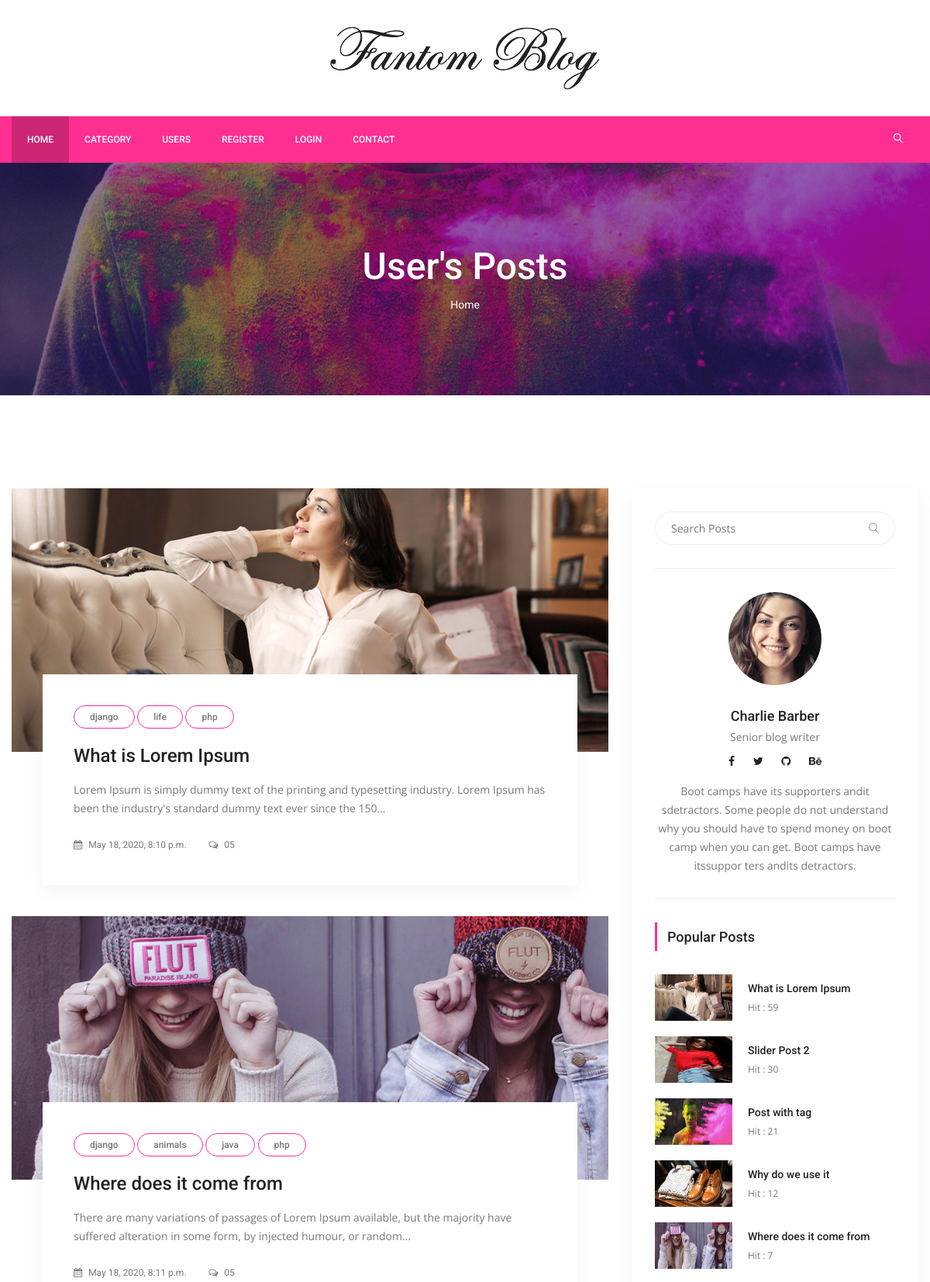
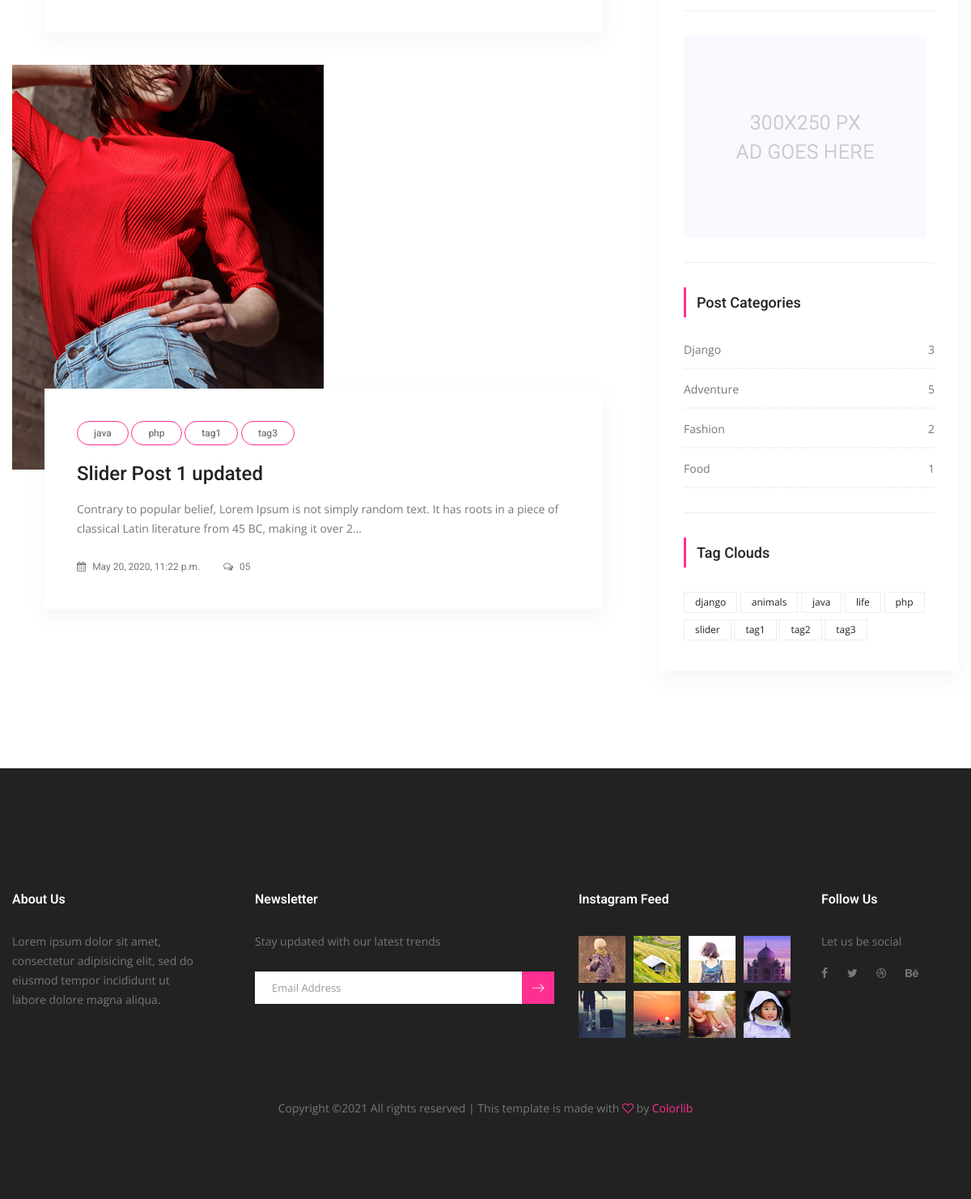
Screenshot of /users/3/ with the database file from the repository (2 pictures, top to bottom).
### posts/models.py (models this page shows, shortened)
class Post(models.Model):
    title = models.CharField(max_length=150)
    content = models.TextField()
    publishing_date = models.DateTimeField(auto_now_add=True)
    image = models.ImageField(blank=True,null=True,upload_to='uploads/')
    user = models.ForeignKey(settings.AUTH_USER_MODEL,on_delete=models.CASCADE)
    slug = models.SlugField(default="slug",editable=False)
    category = models.ForeignKey(Category,on_delete=models.CASCADE,default=1,related_name="posts")
    tag = models.ManyToManyField(Tag,related_name="posts",blank=True)
    slider_post = models.BooleanField(default=False)
    hit = models.PositiveIntegerField(default=0)

class Tag(models.Model):
    title = models.CharField(max_length=50)
    slug = models.SlugField(editable=False)
    def __str__(self):
        return self.title

class Category(models.Model):
    title = models.CharField(max_length=150)
    slug = models.SlugField(editable=False)
    def post_count(self):
        return self.posts.all().count()

### users/views.py (the view)
# urls.py: path('<int:pk>/',UserPostView.as_view(),name="user_posts"),
class UserPostView(ListView):
    template_name = 'users/user-post.html'
    model = Post
    context_object_name = 'posts'
    paginate_by = 5
    def get_queryset(self):
        return Post.objects.filter(user=self.kwargs['pk'])

### posts/templatetags/custom_tags.py (called while the page is built)
@register.simple_tag(name="categories")
def all_categories():
    return Category.objects.all()

@register.simple_tag(name="tags")
def all_tags():
    return Tag.objects.all()

@register.simple_tag(name="hit_posts")
def hit_posts():
    return Post.objects.order_by('-hit')[:5]

### templates/users/user-post.html (shortened to what this page needs)
{% extends 'base.html' %}
{% load static %}
{% block content %}
        <section class="banner_area">
            <div class="banner_inner d-flex align-items-center">
            	<div class="overlay bg-parallax" data-stellar-ratio="0.9" data-stellar-vertical-offset="0" data-background=""></div>
				<div class="container">
					<div class="banner_content text-center">
						<h2>User's Posts</h2>
						<div class="page_link">
							<a href="{% url 'index' %}">Home</a>
						</div>
					</div>
				</div>
            </div>
        </section>
        <section class="blog_area p_120">
            <div class="container">
                <div class="row">
                    <div class="col-lg-8">
                        <div class="blog_left_sidebar">
							{% for post in posts %}
                            <article class="blog_style1">
                            	<div class="blog_img">
                            		<img class="img-fluid" src="{{ post.image.url }}" alt="">
                            	</div>
                            	<div class="blog_text">
									<div class="blog_text_inner">
										{% for tag in post.tag.all %}
										<a class="cat" href="#">{{ tag.title }}</a>
										{% endfor %}
										<a href="{% url 'detail' pk=post.id slug=post.slug %}"><h4>{{ post.title }}</h4></a>
										<p> {{ post.content |truncatechars:150}}</p>
										<div class="date">
											<a href="#"><i class="fa fa-calendar" aria-hidden="true"></i> {{ post.publishing_date }}</a>
											<a href="#"><i class="fa fa-comments-o" aria-hidden="true"></i> 05</a>
										</div>
									</div>
                            	</div>
                            </article>
							{% endfor %}
                        </div>
                    </div>
                    {% include 'right_side.html' %}
                </div>
            </div>
        </section>
       {% endblock %}

### templates/right_side.html
{% load static %}
{% load custom_tags %}
<div class="col-lg-4">
                        <div class="blog_right_sidebar">
                            <aside class="single_sidebar_widget search_widget">
                                <form action="{% url 'search' %}" method="get">
                                <div class="input-group">
                                    <input type="text" class="form-control" placeholder="Search Posts" name="q">
                                    <span class="input-group-btn">
                                        <button class="btn btn-default" type="button"><i class="lnr lnr-magnifier"></i></button>
                                    </span>
                                </div></form>
                                <div class="br"></div>
                            </aside>
                            <aside class="single_sidebar_widget author_widget">
                                <img class="author_img rounded-circle" src="{% static "img/blog/author.png" %}" alt="">
                                <h4>Charlie Barber</h4>
                                <p>Senior blog writer</p>
                                <div class="social_icon">
                                    <a href="#"><i class="fa fa-facebook"></i></a>
                                    <a href="#"><i class="fa fa-twitter"></i></a>
                                    <a href="#"><i class="fa fa-github"></i></a>
                                    <a href="#"><i class="fa fa-behance"></i></a>
                                </div>
                                <p>Boot camps have its supporters andit sdetractors. Some people do not understand why you should have to spend money on boot camp when you can get. Boot camps have itssuppor ters andits detractors.</p>
                                <div class="br"></div>
                            </aside>
                            <aside class="single_sidebar_widget popular_post_widget">
                                <h3 class="widget_title">Popular Posts</h3>
                                {% hit_posts as posts %}
                                {% for post in posts %}
                                <div class="media post_item">
                                    <img src="{{ post.image.url }}" alt="post" style="width:100px;height:60px">
                                    <div class="media-body">
                                        <a href="{% url 'detail' post.pk post.slug %}"><h3>{{ post.title }}</h3></a>
                                        <p>Hit : {{ post.hit }}</p>
                                    </div>
                                </div>
                                {% endfor %}
                                <div class="br"></div>
                            </aside>
                            <aside class="single_sidebar_widget">
                                <a href="#"><img class="img-fluid" src="{% static "img/blog/add.jpg" %}" alt=""></a>
                                <div class="br"></div>
                            </aside>
                            <aside class="single_sidebar_widget post_category_widget">
                                <h4 class="widget_title">Post Categories</h4>
                                <ul class="list cat-list">
                                    {% categories as categories %}
                                    {% for category in categories %}
                                    <li>
                                        <a href="{% url 'category_detail' pk=category.id slug=category.slug %}" class="d-flex justify-content-between">
                                            <p>{{ category.title }}</p>
                                            <p>{{ category.post_count }}</p>
                                        </a>
                                    </li>
                                    {% endfor %}
                                </ul>
                                <div class="br"></div>
                            </aside>
                            <aside class="single-sidebar-widget tag_cloud_widget">
                                <h4 class="widget_title">Tag Clouds</h4>
                                <ul class="list">
                                    {% tags as labels %}
                                    {% for label in labels %}
                                    <li><a href="{% url 'tag_detail' label.slug %}">{{ label }}</a></li>
                                    {% endfor %}
                                </ul>
                            </aside>
                        </div>
                    </div>

### rows the page displays
Post: image (picture), title "What is Lorem Ipsum", content "Lorem Ipsum is simply dummy text of the printing and typesetting industry. Lorem Ipsum has been the industry's standard dummy text ever since the 150…", publishing_date "May 18, 2020, 8:10 p.m.", hit "59"
Tag: title "django"
Tag: title "life"
Tag: title "php"
Post: image (picture), title "Where does it come from", content "There are many variations of passages of Lorem Ipsum available, but the majority have suffered alteration in some form, by injected humour, or random…", publishing_date "May 18, 2020, 8:11 p.m.", hit "7"
Tag: title "animals"
Tag: title "java"
Post: image (picture), title "Slider Post 1 updated", content "Contrary to popular belief, Lorem Ipsum is not simply random text. It has roots in a piece of classical Latin literature from 45 BC, making it over 2…", publishing_date "May 20, 2020, 11:22 p.m."
Tag: title "tag1"
Tag: title "tag3"
Post: image (picture), title "Slider Post 2", hit "30"
Post: image (picture), title "Post with tag", hit "21"
Post: image (picture), title "Why do we use it", hit "12"
Category: title "Django", post_count "3"
Category: title "Adventure", post_count "5"
Category: title "Fashion", post_count "2"
Category: title "Food", post_count "1"
Tag: title "slider"
Tag: title "tag2"
